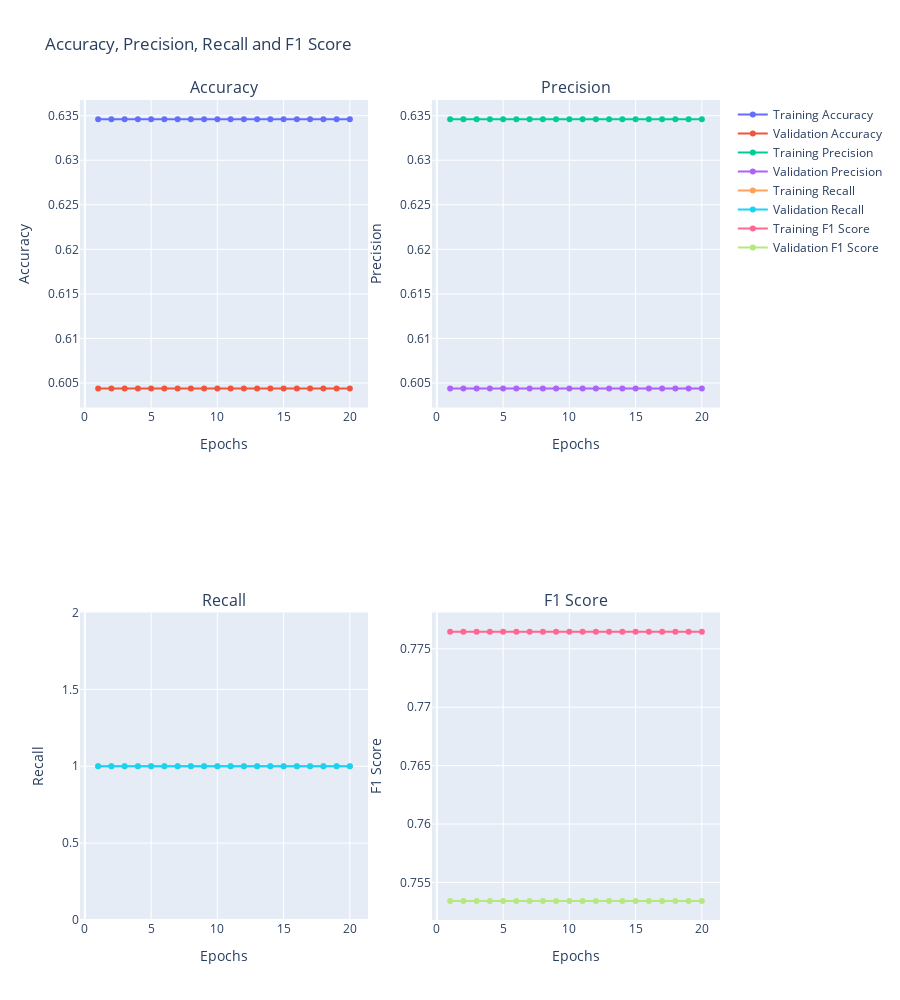

The notebook cell this image was saved under:
### Code cell
b_cls_trainer.mm.get_metric_chart_collection(["acc", "prec", "rec", "f1"])

### Figure 1 — Plotly figure (JSON) as saved in the notebook; plotly's stock layout.template omitted (floating-point values rounded to 4 significant figures)
{"data": [{"mode": "lines+markers", "name": "Training Accuracy", "text": "", "type": "scatter", "x": [1, 2, 3, 4, 5, 6, 7, 8, 9, 10, 11, 12, 13, 14, 15, 16, 17, 18, 19, 20], "xaxis": "x", "y": [0.6346, 0.6346, 0.6346, 0.6346, 0.6346, 0.6346, 0.6346, 0.6346, 0.6346, 0.6346, 0.6346, 0.6346, 0.6346, 0.6346, 0.6346, 0.6346, 0.6346, 0.6346, 0.6346, 0.6346], "yaxis": "y"}, {"mode": "lines+markers", "name": "Validation Accuracy", "text": "", "type": "scatter", "x": [1, 2, 3, 4, 5, 6, 7, 8, 9, 10, 11, 12, 13, 14, 15, 16, 17, 18, 19, 20], "xaxis": "x", "y": [0.6044, 0.6044, 0.6044, 0.6044, 0.6044, 0.6044, 0.6044, 0.6044, 0.6044, 0.6044, 0.6044, 0.6044, 0.6044, 0.6044, 0.6044, 0.6044, 0.6044, 0.6044, 0.6044, 0.6044], "yaxis": "y"}, {"mode": "lines+markers", "name": "Training Precision", "text": "", "type": "scatter", "x": [1, 2, 3, 4, 5, 6, 7, 8, 9, 10, 11, 12, 13, 14, 15, 16, 17, 18, 19, 20], "xaxis": "x2", "y": [0.6346, 0.6346, 0.6346, 0.6346, 0.6346, 0.6346, 0.6346, 0.6346, 0.6346, 0.6346, 0.6346, 0.6346, 0.6346, 0.6346, 0.6346, 0.6346, 0.6346, 0.6346, 0.6346, 0.6346], "yaxis": "y2"}, {"mode": "lines+markers", "name": "Validation Precision", "text": "", "type": "scatter", "x": [1, 2, 3, 4, 5, 6, 7, 8, 9, 10, 11, 12, 13, 14, 15, 16, 17, 18, 19, 20], "xaxis": "x2", "y": [0.6044, 0.6044, 0.6044, 0.6044, 0.6044, 0.6044, 0.6044, 0.6044, 0.6044, 0.6044, 0.6044, 0.6044, 0.6044, 0.6044, 0.6044, 0.6044, 0.6044, 0.6044, 0.6044, 0.6044], "yaxis": "y2"}, {"mode": "lines+markers", "name": "Training Recall", "text": "", "type": "scatter", "x": [1, 2, 3, 4, 5, 6, 7, 8, 9, 10, 11, 12, 13, 14, 15, 16, 17, 18, 19, 20], "xaxis": "x3", "y": [1, 1, 1, 1, 1, 1, 1, 1, 1, 1, 1, 1, 1, 1, 1, 1, 1, 1, 1, 1], "yaxis": "y3"}, {"mode": "lines+markers", "name": "Validation Recall", "text": "", "type": "scatter", "x": [1, 2, 3, 4, 5, 6, 7, 8, 9, 10, 11, 12, 13, 14, 15, 16, 17, 18, 19, 20], "xaxis": "x3", "y": [1, 1, 1, 1, 1, 1, 1, 1, 1, 1, 1, 1, 1, 1, 1, 1, 1, 1, 1, 1], "yaxis": "y3"}, {"mode": "lines+markers", "name": "Training F1 Score", "text": "", "type": "scatter", "x": [1, 2, 3, 4, 5, 6, 7, 8, 9, 10, 11, 12, 13, 14, 15, 16, 17, 18, 19, 20], "xaxis": "x4", "y": [0.7765, 0.7765, 0.7765, 0.7765, 0.7765, 0.7765, 0.7765, 0.7765, 0.7765, 0.7765, 0.7765, 0.7765, 0.7765, 0.7765, 0.7765, 0.7765, 0.7765, 0.7765, 0.7765, 0.7765], "yaxis": "y4"}, {"mode": "lines+markers", "name": "Validation F1 Score", "text": "", "type": "scatter", "x": [1, 2, 3, 4, 5, 6, 7, 8, 9, 10, 11, 12, 13, 14, 15, 16, 17, 18, 19, 20], "xaxis": "x4", "y": [0.7534, 0.7534, 0.7534, 0.7534, 0.7534, 0.7534, 0.7534, 0.7534, 0.7534, 0.7534, 0.7534, 0.7534, 0.7534, 0.7534, 0.7534, 0.7534, 0.7534, 0.7534, 0.7534, 0.7534], "yaxis": "y4"}], "layout": {"annotations": [{"font": {"size": 16}, "showarrow": false, "text": "Accuracy", "x": 0.225, "xanchor": "center", "xref": "paper", "y": 1, "yanchor": "bottom", "yref": "paper"}, {"font": {"size": 16}, "showarrow": false, "text": "Precision", "x": 0.775, "xanchor": "center", "xref": "paper", "y": 1, "yanchor": "bottom", "yref": "paper"}, {"font": {"size": 16}, "showarrow": false, "text": "Recall", "x": 0.225, "xanchor": "center", "xref": "paper", "y": 0.375, "yanchor": "bottom", "yref": "paper"}, {"font": {"size": 16}, "showarrow": false, "text": "F1 Score", "x": 0.775, "xanchor": "center", "xref": "paper", "y": 0.375, "yanchor": "bottom", "yref": "paper"}], "height": 1000, "title": {"text": "Accuracy, Precision, Recall and F1 Score"}, "xaxis": {"anchor": "y", "domain": [0, 0.45], "title": {"text": "Epochs"}}, "xaxis2": {"anchor": "y2", "domain": [0.55, 1], "title": {"text": "Epochs"}}, "xaxis3": {"anchor": "y3", "domain": [0, 0.45], "title": {"text": "Epochs"}}, "xaxis4": {"anchor": "y4", "domain": [0.55, 1], "title": {"text": "Epochs"}}, "yaxis": {"anchor": "x", "domain": [0.625, 1], "title": {"text": "Accuracy"}}, "yaxis2": {"anchor": "x2", "domain": [0.625, 1], "title": {"text": "Precision"}}, "yaxis3": {"anchor": "x3", "domain": [0, 0.375], "title": {"text": "Recall"}}, "yaxis4": {"anchor": "x4", "domain": [0, 0.375], "title": {"text": "F1 Score"}}}}
